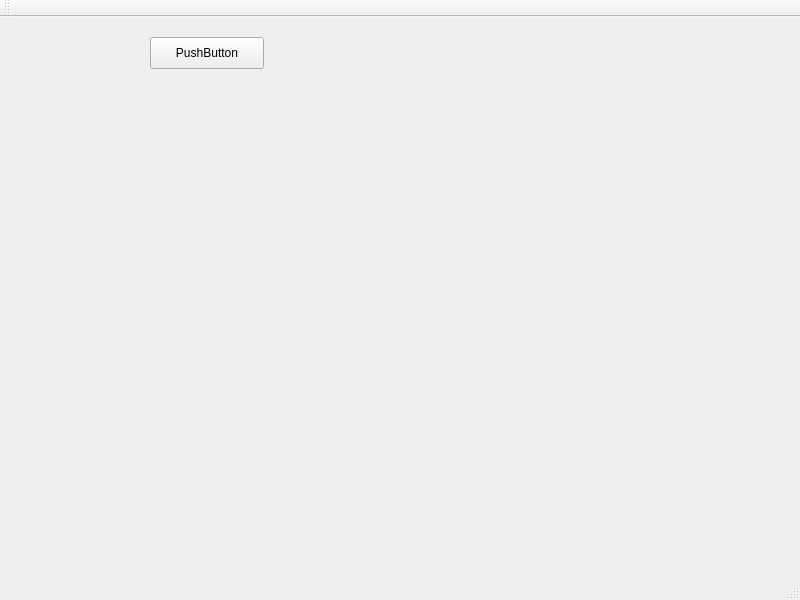
<?xml version="1.0" encoding="UTF-8"?>
<ui version="4.0">
 <class>MainWindow</class>
 <widget class="QMainWindow" name="MainWindow">
  <property name="geometry">
   <rect>
    <x>0</x>
    <y>0</y>
    <width>800</width>
    <height>600</height>
   </rect>
  </property>
  <property name="windowTitle">
   <string>MainWindow</string>
  </property>
  <widget class="QWidget" name="centralwidget">
   <widget class="QPushButton" name="pushButton">
    <property name="geometry">
     <rect>
      <x>150</x>
      <y>20</y>
      <width>114</width>
      <height>32</height>
     </rect>
    </property>
    <property name="text">
     <string>PushButton</string>
    </property>
   </widget>
  </widget>
  <widget class="QMenuBar" name="menubar">
   <property name="geometry">
    <rect>
     <x>0</x>
     <y>0</y>
     <width>800</width>
     <height>22</height>
    </rect>
   </property>
  </widget>
  <widget class="QStatusBar" name="statusBar"/>
  <widget class="QToolBar" name="toolBar">
   <property name="windowTitle">
    <string>toolBar</string>
   </property>
   <attribute name="toolBarArea">
    <enum>TopToolBarArea</enum>
   </attribute>
   <attribute name="toolBarBreak">
    <bool>false</bool>
   </attribute>
  </widget>
 </widget>
 <resources/>
 <connections>
  <connection>
   <sender>pushButton</sender>
   <signal>clicked()</signal>
   <receiver>MainWindow</receiver>
   <slot>play()</slot>
   <hints>
    <hint type="sourcelabel">
     <x>197</x>
     <y>69</y>
    </hint>
    <hint type="destinationlabel">
     <x>258</x>
     <y>138</y>
    </hint>
   </hints>
  </connection>
 </connections>
 <slots>
  <slot>play()</slot>
 </slots>
</ui>
